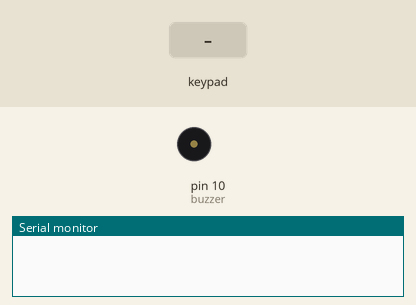
The sketch below on a simulated Arduino Uno, built with avr-gcc and run on an emulated ATmega328P. Parts: buzzer (waves = sounding), the last lines printed to the serial monitor. The inputs (shaded band) are chosen by the test bench.

Above: at 1.2 s.
1.3 s: keypad keys 2 3 4 5 pressed 0.4 s apart
At 1.45 s:
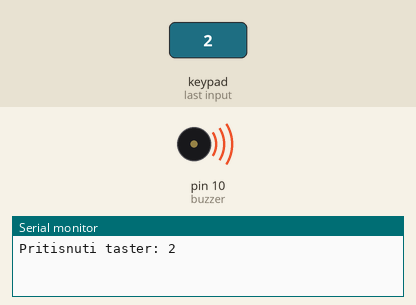
7.4 s: keypad keys 2 3 4 5 # pressed 0.4 s apart
At 10.3 s:
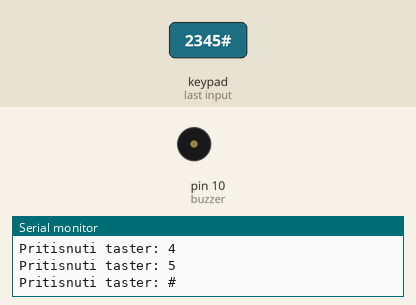
12.4 s: keypad keys 2 3 4 5 * pressed 0.4 s apart
At 12.55 s:
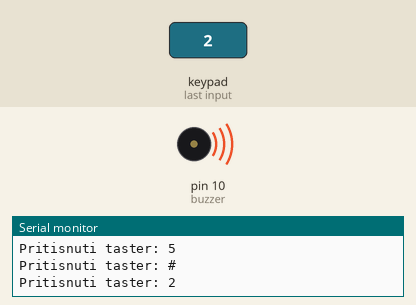
Timing chart, 0 to 15.4 s (numbered marks = the images above; inputs shaded):
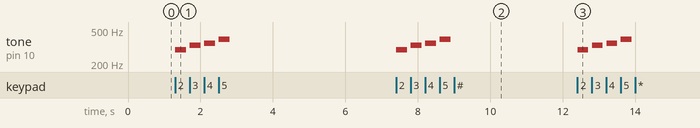

Measured:
- after the input at 1.3 s, tone on pin 10 (buzzer): plays 294 Hz for 0.30 s, 330 Hz for 0.30 s, 349 Hz for 0.30 s, 392 Hz for 0.30 s, starting at once
- after the input at 7.4 s, tone on pin 10 (buzzer): plays 294 Hz for 0.30 s, 330 Hz for 0.30 s, 349 Hz for 0.30 s, 392 Hz for 0.30 s, starting at once
- after the input at 12.4 s, tone on pin 10 (buzzer): plays 294 Hz for 0.30 s, 330 Hz for 0.30 s, 349 Hz for 0.30 s, 392 Hz for 0.30 s, starting at once

The sketch:

piano3x3.ino
```cpp
#include <Keypad.h>

const byte columns = 4;
const byte rows = 4;

byte rowPins[rows] = {2,3,4,5};
byte columnPins[columns]={6,7,8,9};

/*char keys[rows][columns]= {
  {'1','2','3','4'},
  {'5','6','7','8'},
  {'9','a','A','c'},
  {'d','e','f','s'},
  };*/

 char keys[rows][columns]={
    {'1','2','3','A'},
    {'4','5','6','B'},
    {'7','8','9','C'},
    {'*','0','#','D'},
  };

Keypad myKeypad = Keypad( makeKeymap(keys), rowPins, columnPins, rows, columns);

const int buzzer = 10;
int tones[] = {262, 294, 330, 349, 392, 440, 494, 523, 587, 659, 698, 784, 880, 988, 1046, 1174};


void setup() {
  Serial.begin(9600);
  pinMode(buzzer, OUTPUT);
}

void loop() {
  char keyPressed = myKeypad.getKey();

    if(keyPressed){
          Serial.print("Pritisnuti taster: ");
          Serial.println(keyPressed);
          int index = keyPressed - '1';  // Računanje indeksa u nizu tonova
          if (index >= 0 && index < 16) {
            tone(buzzer, tones[index]);  // Reprodukcija tona
            delay(300);                   // Zadržavanje tona
            noTone(buzzer);                // Isključivanje tona
    };
    }

}
```
